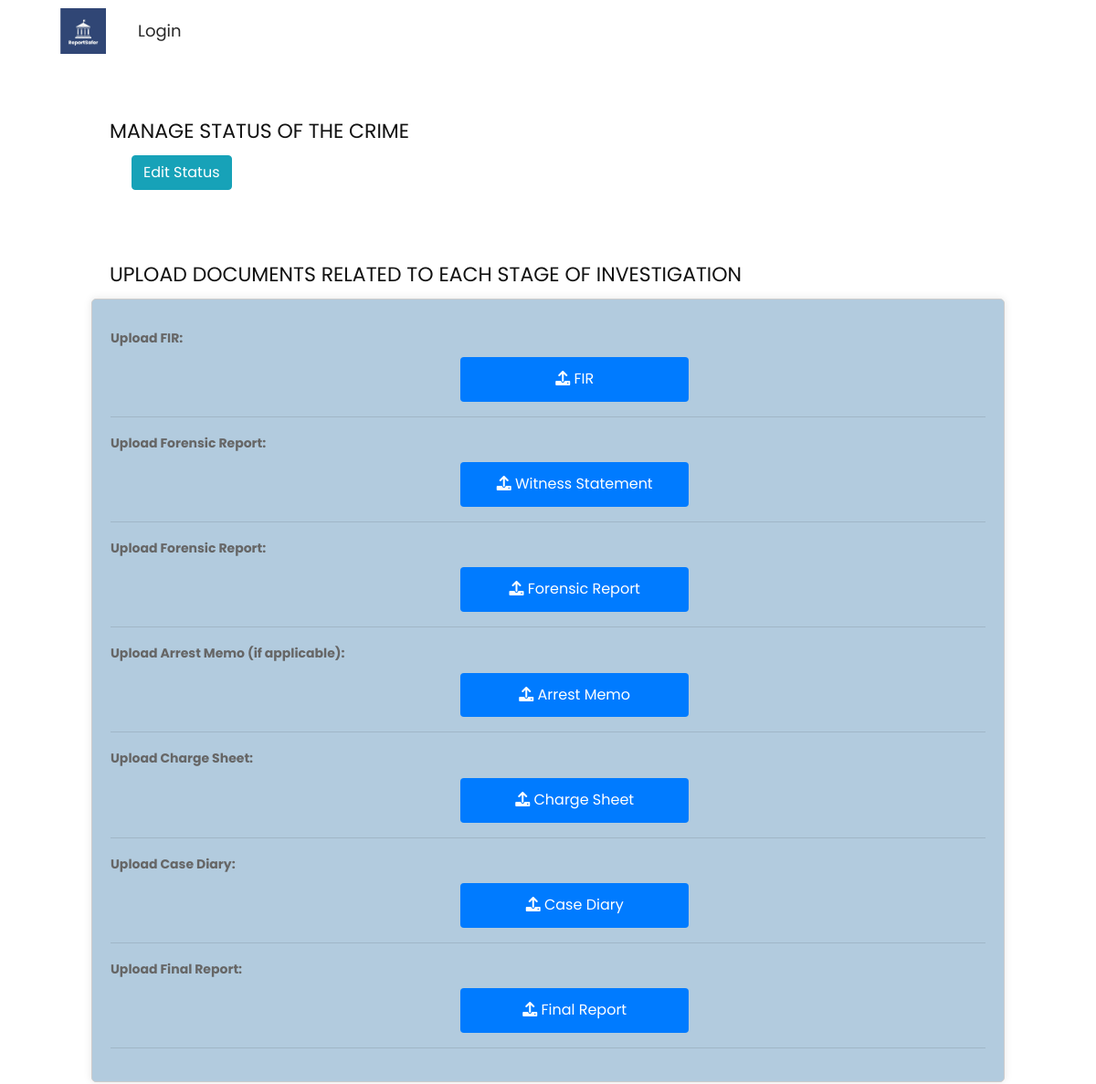
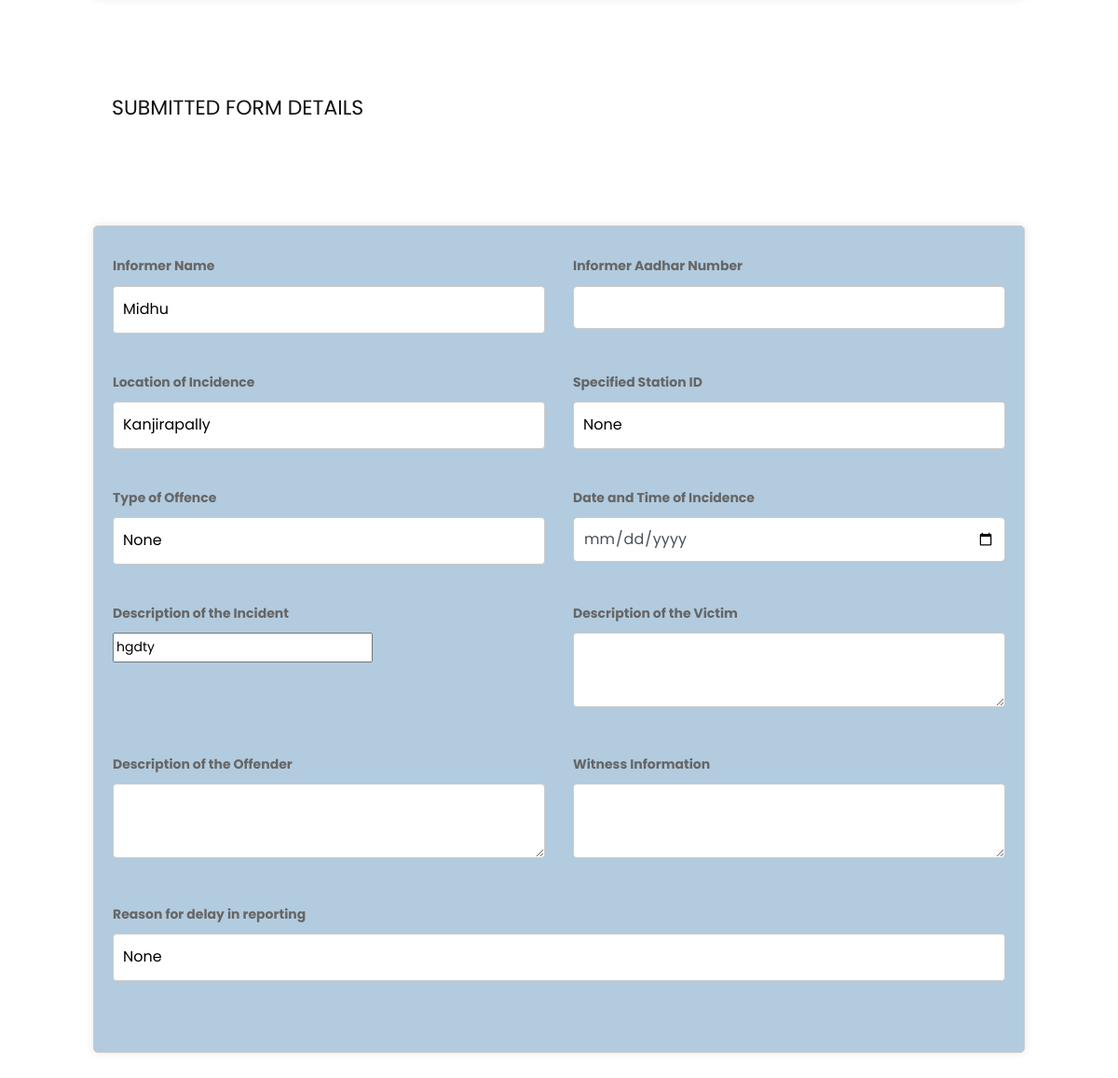
Screenshot of /view_crime/1 with the database file from the repository (2 pictures, top to bottom).
### crimeapp/models.py (models this page shows, shortened)
class CrimeReport(models.Model):
    reporter_name = models.CharField(max_length=100)
    reporter_location = models.CharField(max_length=100)
    spec_location = models.ForeignKey(SpecLoc, on_delete=models.SET_NULL, null=True, blank=True)
    off_type = models.CharField(max_length=100,null=True,blank=True)
    datetime = models.DateTimeField(null=True,blank=True)
    aadhaarno=models.CharField(max_length=12, default='')
    description = models.TextField()
    victimDescription = models.TextField(null=True,blank=True)
    witnessInformation = models.TextField(null=True,blank=True)
    offenderDescription = models.TextField(null=True,blank=True)
    delay = models.TextField(null=True,blank=True)
    list_user=models.ForeignKey(CustomUser,on_delete=models.CASCADE,null=True,blank=True)
    STATUS_CHOICES = (
        ('Reported', 'Reported'),
        ('Preliminary Investigation', 'Preliminary Investigation'),
        ('Inquiry and Investigation', 'Inquiry and Investigation'),
        ('Arrest and Detention', 'Arrest and Detention'),
        ('Case Closed', 'Case Closed'),
    )
    status = models.CharField(max_length=100, choices=STATUS_CHOICES, default='Reported',null=True,blank=True)

### crimeapp/views.py (the view)
# urls.py: path('view_crime/<int:crime_id>',views.view_crime,name='view_crime'),
def view_crime(request,crime_id):
    try:
        task=CrimeReport.objects.get(id=crime_id)
        form=CrimeReportForm(request.POST or None,instance=task)
        return render(request,'view_crime.html',{'form':form,'form_id':crime_id,'form_status':task.status})
    except CrimeReport.DoesNotExist:
        task=DocReport.objects.get(id=crime_id)
        form=DocReportForm(request.POST or None,instance=task)
        return render(request,'view_crime.html',{'form':form,'form_id':crime_id,'form_status':task.status})

### crimeapp/forms.py
class CrimeReportForm(forms.ModelForm):
    class Meta:
        model = CrimeReport
        fields = '__all__'
        exclude = ['status']

### templates/view_crime.html (shortened to what this page needs)
{% load static %}
<!DOCTYPE html>
<html lang="en">
   <head>
      <link rel="stylesheet" type="text/css" href="{% static 'css/bootstrap.min.css' %}">
      <link rel="stylesheet" type="text/css" href="{% static 'css/style.css' %}">
      <link rel="stylesheet" href="{% static 'css/responsive.css' %}">
      <link rel="stylesheet" href="{% static 'css/jquery.mCustomScrollbar.min.css' %}">
      <link rel="stylesheet" href="https://netdna.bootstrapcdn.com/font-awesome/4.0.3/css/font-awesome.css">
      <link href="https://cdnjs.cloudflare.com/ajax/libs/owl-carousel/1.3.3/owl.carousel.css" rel="stylesheet" />
      <link rel="stylesheet" href="https://cdnjs.cloudflare.com/ajax/libs/font-awesome/6.0.0-beta3/css/all.min.css">
   </head>
   <body style='font-family:Poppins,sans-serif;'>
      <div class="header_section">
         <div class="container-fluid">
            <nav class="navbar navbar-expand-lg navbar-light bg-light fixed-top-navbar">
               <a class="logo" href="{% url 'law_index' %}"><img style="width:50px; margin-left:50px;" src="{% static 'images/logo2.jpg' %}"></a>
               <div class="collapse navbar-collapse" id="navbarSupportedContent">
                  <ul class="navbar-nav mr-auto">
                     {% if user.is_authenticated %}
                     <li class="nav-item active">
                        <a class="nav-link" href="{% url 'index' %}">Home</a>
                     </li>
                     {% comment %} <li class="nav-item">
                        <a class="nav-link" href="{% url 'about' %}">About Us</a>
                     </li>
                     <li class="nav-item">
                        <a class="nav-link" href="{% url 'general' %}">General Information</a>
                     </li> {% endcomment %}
                     <li class="nav-item">
                        <a class="nav-link" href="{% url 'laws' %}">Laws</a>
                     </li>
                     <li class="nav-item">
                      <a class="nav-link" href="{% url 'gallery' %}">Gallery</a>
                      </li>
                     <li class="nav-item">
                        <a class="nav-link" href="{% url 'contact' %}">Contacts</a>
                     </li>
                     <div class="navbar-nav ml-auto">
                        <div class="nav-item dropdown">
                            <a href="#" class="nav-link dropdown-toggle" data-toggle="dropdown">Your Activity</a>
                            <div class="dropdown-menu">
                                <a href="{% url 'law_update_status' %}" class="dropdown-item">Manage Crime Status</a>
                            </div>
                        </div>
                    </div>
                     <li class="nav-item">
                     <a class="nav-link" href="{% url 'logout' %}">Logout</a><br>
                     </li>
                     <li class="nav-item">
                        <a class="nav-link" ><img style="width:30px;height:40px;" src= {% static "images/user.jpg" %}> {{ user.name }}</a>
                     {% else %}
                     <li class="nav-item">
                        <a class="nav-link" href="http://127.0.0.1:8000/law_login">Login</a>
                     </li>
                     {% endif %}
                  </ul>
               </div>
            </nav>
         </div>
      </div>
      <br><br><br><br><br>
      <h2 style="margin-left:10%;">MANAGE STATUS OF THE CRIME</h2>
      <button style="margin-left:12%;" class="btn btn-info edit-button" data-toggle="modal" data-target="#editModal{{ form_id }}" data-doc-id="{{ form_id }}">Edit Status</button><br><br>
    <br><br>
      <h2 style="margin-left:10%;">UPLOAD DOCUMENTS RELATED TO EACH STAGE OF INVESTIGATION</h2>
<form method="post" enctype="multipart/form-data" action="{% url "up_final" %}">
    <label>
        <span id="firLabel">Upload FIR:</span>
    </label>
    <button type="submit" class="upload-button">
        <i class="fas fa-upload"></i> FIR
    </button>
    <hr>
    <label>Upload Forensic Report:</label>
    <button type="submit" class="upload-button">
        <i class="fas fa-upload"></i> Witness Statement
    </button>
    <hr>
    <label>Upload Forensic Report:</label>
    <button type="submit" class="upload-button">
        <i class="fas fa-upload"></i> Forensic Report
    </button>
    <hr>
    <label>Upload Arrest Memo (if applicable):</label>
    <button type="submit" class="upload-button">
        <i class="fas fa-upload"></i> Arrest Memo
    </button>
    <hr>
    <label>Upload Charge Sheet:</label>
    <button type="submit" class="upload-button">
        <i class="fas fa-upload"></i> Charge Sheet
    </button>
    <hr>
    <label>Upload Case Diary:</label>
    <button type="submit" class="upload-button">
        <i class="fas fa-upload"></i> Case Diary
    </button>
    <hr>
    <label>Upload Final Report:</label>
    <button type="submit" class="upload-button">
        <i class="fas fa-upload"></i> Final Report
    </button>
    <hr>
</form>
      <br><br><br><br>
      <h2 style="margin-left:10%;">SUBMITTED FORM DETAILS</h2>
<form id="reportform" method="post" >
    <div class="row">
        <div class="col-md-6">
            <div class="form-group">
                <label for="reporter_name">Informer Name</label>
                <input type="text" id="reporter_name" value="{{form.reporter_name.value}}" name="reporter_name" readonly/>
            </div>
        </div>
        <div class="col-md-6">
            <div class="form-group">
                <label for="aadhaarno">Informer Aadhar Number</label>
                <input type="text" name="aadhaarno" id="adnumber" value="{{form.aadhaarno.value}}" class="form-control">
            </div>
        </div>
    </div>
      <div class="row">
        <div class="col-md-6">
            <div class="form-group">
                <label for="reporter_location">Location of Incidence</label>
                <input type="text" name="reporter_location" id="reporter_location" value="{{form.reporter_location.value}}">
            </div>
        </div>
        <div class="col-md-6">
            <div class="form-group">
                <label for="spec_station">Specified Station ID</label>
                <input type="text" id="spec_station" name="spec_station" value="{{form.spec_location.value}}" readonly/>
            </div>
        </div>
    </div>
    <div class="row">
        <div class="col-md-6">
            <div class="form-group">
                <label for="off_type">Type of Offence</label>
                    <input type="text" value="{{form.off_type.value}}">
            </div>
        </div>
        <div class="col-md-6">
            <div class="form-group">
                <label for="datetime">Date and Time of Incidence</label>
                <input type="date" id="datetime" name="datetime" value="{{form.datetime.value|date:"Y-m-d" }}" class="form-control" required>
            </div>
        </div>
    </div>
    <div class="row">
        <div class="col-md-6">
            <div class="form-group">
                <label for="description">Description of the Incident</label>
                <input id="description" name="description" value="{{form.description.value}}" >
            </div>
        </div>
        <div class="col-md-6">
            <div class="form-group">
                <label for="victimDescription">Description of the Victim</label>
                <textarea id="victimDescription" name="victimDescription" value="{{form.victimDescription.value}}"></textarea>
            </div>
        </div>
    </div>
    <div class="row">
        <div class="col-md-6">
            <div class="form-group">
                <label for="offenderDescription">Description of the Offender</label>
                <textarea id="offenderDescription" name="offenderDescription" value="{{form.offenderDescription.value}}"></textarea>
            </div>
        </div>
        <div class="col-md-6">
            <div class="form-group">
                <label for="witnessInformation">Witness Information</label>
                <textarea id="witnessInformation" name="witnessInformation" value="{{form.witnessInformation.value}}"></textarea>
            </div>
        </div>
    </div>
    <div class="form-group">
        <label for="delay">Reason for delay in reporting</label>
        <input type="text" id="delay" name="delay" value="{{form.delay.value}}">
    </div>
<br>
</form>
<br>
</body>
</html>

### static/css/style.css (style rules this page uses)
* { box-sizing: border-box !important; transition: ease all 0.5s; }
html { scroll-behavior: smooth; }
body { color: #666666; font-size: 14px; font-family: 'Poppins', sans-serif; line-height: 1.80857; font-weight: normal; overflow-x: hidden; background: #ffffff !important; }
a { color: #1f1f1f; text-decoration: none !important; outline: none !important; -webkit-transition: all .3s ease-in-out; -moz-transition: all .3s ease-in-out; -ms-transition: all .3s ease-in-out; -o-transition: all .3s ease-in-out; transition: all .3s ease-in-out; }
h1, h2, h3, h4, h5, h6 { letter-spacing: 0; font-weight: normal; position: relative; padding: 0 0 10px 0; font-weight: normal; line-height: normal; color: #111111; margin: 0 }
h2 { font-size: 22px }
*, *::after, *::before { -webkit-box-sizing: border-box; -moz-box-sizing: border-box; box-sizing: border-box; }
ul, li, ol { margin: 0px; padding: 0px; list-style: none; }
a { color: #222222; text-decoration: none; outline: none !important; }
a, .btn { text-decoration: none !important; outline: none !important; -webkit-transition: all .3s ease-in-out; -moz-transition: all .3s ease-in-out; -ms-transition: all .3s ease-in-out; -o-transition: all .3s ease-in-out; transition: all .3s ease-in-out; }
img { max-width: 100%; height: auto; }
button { border: 0; margin: 0; padding: 0; cursor: pointer; }
.bg-light { background-color: #ffffff !important; }
.logo { width: 9%; float: left; }
.navbar-light .navbar-nav .nav-link { color: #282828; font-size: 18px; }
.navbar-expand-lg .navbar-nav .nav-link { padding: 10px 30px; text-align: center; }
.fixed-top-navbar { position: fixed; top: 0; left: 0; right: 0; z-index: 1000; }

### static/css/icomoon.css (style rules this page uses)
body { background: #fff; }

### rows the page displays
CrimeReport: reporter_name "Midhu", reporter_location "Kanjirapally", description "hgdty"
